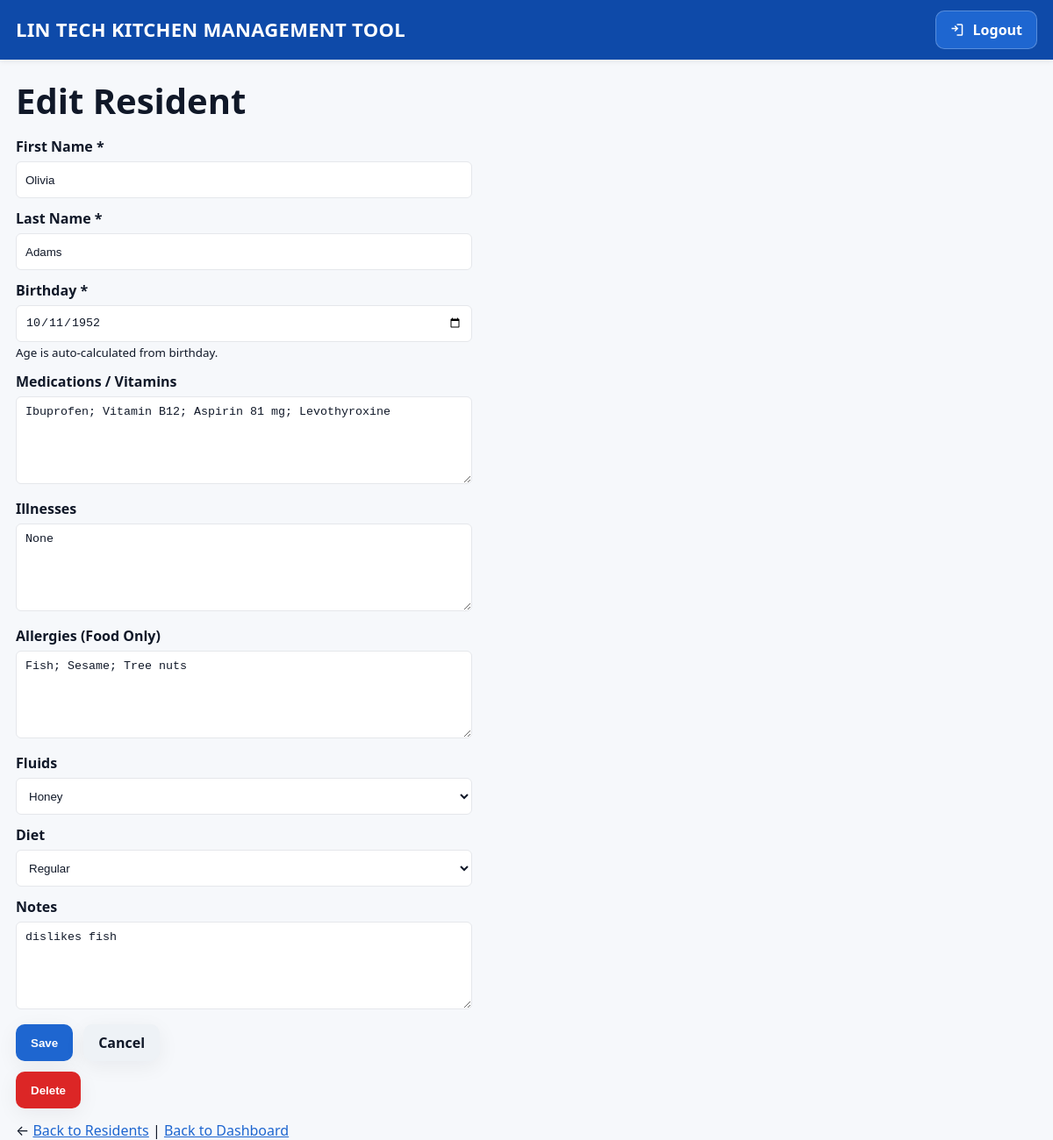
The app's page /residents/47/edit (signed in) with its own data.
### models.py (models this page shows, shortened)
class Resident(db.Model):
    id = db.Column(db.Integer, primary_key=True)
    first_name = db.Column(db.String(80), nullable=False, index=True)
    last_name = db.Column(db.String(80), nullable=False, index=True)
    birthday = db.Column(db.Date, nullable=True)
    medications = db.Column(db.Text, nullable=True)
    illnesses = db.Column(db.Text, nullable=True)
    allergies = db.Column(db.Text, nullable=True)
    fluids = db.Column(db.String(80), nullable=True)
    diet = db.Column(db.String(120), nullable=True)
    notes = db.Column(db.Text, nullable=True)
    created_at = db.Column(db.DateTime, default=datetime.utcnow)

### app.py (the view, shortened to what this page needs)
    @app.route("/residents/<int:rid>/edit", methods=["GET", "POST"])
    @login_required
    @roles_required("Manager", "Dietitian")
    def residents_edit(rid):
        r = Resident.query.get_or_404(rid)
        values = {
            "first_name":  r.first_name or "",
            "last_name":   r.last_name or "",
            "birthday":    r.birthday.strftime("%Y-%m-%d") if r.birthday else "",
            "diet":        r.diet or "",
            "allergies":   r.allergies or "",
            "illnesses":   r.illnesses or "",
            "medications": r.medications or "",
            "fluids":      r.fluids or "",
            "notes":       r.notes or "",
        }
        return render_template("residents_form.html", mode="edit", values=values, rid=r.id)

### templates/residents_form.html (shortened to what this page needs)
{% extends "base.html" %}
{% block content %}
<h1 class="mb-3">{{ 'Edit Resident' if mode=='edit' else 'New Resident' }}</h1>
{% set v = values or {} %}
{% set first_name  = (v.get('first_name')  if v is mapping else (v.first_name  if v else '')) or '' %}
{% set last_name   = (v.get('last_name')   if v is mapping else (v.last_name   if v else '')) or '' %}
{% set birthday    = (v.get('birthday')    if v is mapping else (v.birthday    if v else '')) or '' %}
{% set medications = (v.get('medications') if v is mapping else (v.medications if v else '')) or '' %}
{% set illnesses   = (v.get('illnesses')   if v is mapping else (v.illnesses   if v else '')) or '' %}
{% set allergies   = (v.get('allergies')   if v is mapping else (v.allergies   if v else '')) or '' %}
{% set fluids_val  = (v.get('fluids')      if v is mapping else (v.fluids      if v else '')) or '' %}
{% set diet_val    = (v.get('diet')        if v is mapping else (v.diet        if v else '')) or '' %}
{% set notes       = (v.get('notes')       if v is mapping else (v.notes       if v else '')) or '' %}
<form method="post" novalidate class="resident-form">
  <div class="form-group">
    <label for="first_name">First Name *</label>
    <input id="first_name" name="first_name" type="text" class="form-control" required value="{{ first_name }}">
  </div>
  <div class="form-group">
    <label for="last_name">Last Name *</label>
    <input id="last_name" name="last_name" type="text" class="form-control" required value="{{ last_name }}">
  </div>
  <div class="form-group">
    <label for="birthday">Birthday *</label>
    <input id="birthday" name="birthday" type="date" class="form-control"
           value="{{ birthday }}">
    <small class="form-text text-muted">Age is auto-calculated from birthday.</small>
  </div>
  <div class="form-group">
    <label for="medications">Medications / Vitamins</label>
    <textarea id="medications" name="medications" class="form-control" rows="2">{{ medications }}</textarea>
  </div>
  <div class="form-group">
    <label for="illnesses">Illnesses</label>
    <textarea id="illnesses" name="illnesses" class="form-control" rows="2">{{ illnesses }}</textarea>
  </div>
  <div class="form-group">
    <label for="allergies">Allergies (Food Only)</label>
    <textarea id="allergies" name="allergies" class="form-control" rows="2">{{ allergies }}</textarea>
  </div>
  <div class="form-group">
    <label for="fluids">Fluids</label>
    {% set fluids_options = ['Thin', 'Nectar', 'Honey', 'Thickened'] %}
    <select id="fluids" name="fluids" class="form-control">
      {% for opt in fluids_options %}
        <option value="{{ opt }}" {{ 'selected' if fluids_val==opt else '' }}>{{ opt }}</option>
      {% endfor %}
    </select>
  </div>
  <div class="form-group">
    <label for="diet">Diet</label>
    {% set diet_options = ['Regular', 'Dysphagia Soft', 'Minced', 'Puree', 'Liquid Puree'] %}
    <select id="diet" name="diet" class="form-control">
      {% for opt in diet_options %}
        <option value="{{ opt }}" {{ 'selected' if diet_val==opt else '' }}>{{ opt }}</option>
      {% endfor %}
    </select>
  </div>
  <div class="form-group">
    <label for="notes">Notes</label>
    <textarea id="notes" name="notes" class="form-control" rows="3">{{ notes }}</textarea>
  </div>
  <div class="actions">
    <button class="btn btn-primary" type="submit">{{ 'Save' if mode=='edit' else 'Create' }}</button>
    <a class="btn btn-secondary" href="{{ url_for('residents_list') }}">Cancel</a>
  </div>
</form>
{% if mode == 'edit' and rid %}
<form action="{{ url_for('residents_delete', rid=rid) }}" method="post"
      onsubmit="return confirm('Delete this resident?');" style="margin-top:12px;">
  <button class="btn btn-danger" type="submit">Delete</button>
</form>
{% endif %}
<p style="margin-top:14px;">
  ← <a href="{{ url_for('residents_list') }}">Back to Residents</a> |
  <a href="{{ url_for('dashboard') }}">Back to Dashboard</a>
</p>
{% endblock %}

### templates/base.html (style rules this page uses)
:root { --bg:#f6f8fb; --card:#ffffff; --text:#101828; --line:#e5e7eb; --primary:#1e66d0; --primary-600:#1b59b5; --danger:#dc2626; --shadow:0 6px 24px rgba(16,24,40,.06); --radius:12px; --radius-sm:10px; }
* { box-sizing:border-box; }
html,body { height:100%; }
body { margin:0; background:var(--bg); color:var(--text); -webkit-font-smoothing:antialiased; font-family: system-ui,-apple-system,Segoe UI,Roboto,"Helvetica Neue",Arial,"Noto Sans"; }
h1 { font-size:40px; line-height:1.15; margin:0 0 18px; }
.btn { display:inline-flex; align-items:center; justify-content:center; height:42px; padding:0 16px; border-radius:10px; border:1px solid transparent; background:var(--card); color:var(--text); text-decoration:none; font-weight:600; cursor:pointer; box-shadow:var(--shadow); }
.btn-primary { background:var(--primary); color:#fff; }
.btn-secondary { background:#eef2f6; }
.btn-danger { background:var(--danger); color:#fff; }
.form-group { margin-bottom:12px; }
.form-group > label { display:block; font-weight:600; margin-bottom:6px; }
.form-control { width:100%; height:42px; padding:8px 10px; border:1px solid var(--line); border-radius:6px; background:#fff; color:var(--text); }
textarea.form-control { height:auto; min-height:100px; line-height:1.35; }
a { color:var(--primary); }
a.btn { color:inherit; }

### templates/residents_form.html (style rules this page uses)
.resident-form { max-width: 520px; }
.resident-form .form-group { margin-bottom: 12px; }
.resident-form label { display:block; font-weight:600; margin-bottom:6px; }
.resident-form .form-control { width: 100%; box-sizing: border-box; height: 42px; padding: 8px 10px; }
.resident-form textarea.form-control { min-height: 100px; height: auto; line-height: 1.35; }
.resident-form .actions { display:flex; gap:12px; margin-top: 12px; }

### records on screen
Resident: first_name "Olivia", last_name "Adams", medications "Ibuprofen; Vitamin B12; Aspirin 81 mg; Levothyroxine", illnesses "None", allergies "Fish; Sesame; Tree nuts", notes "dislikes fish"

### other values on screen
{{ 'Edit Resident' if mode=='edit' else 'New Resident' }} "Edit Resident"
{{ 'Save' if mode=='edit' else 'Create' }} "Save"
form field fluids "Honey"
form field diet "Regular"
